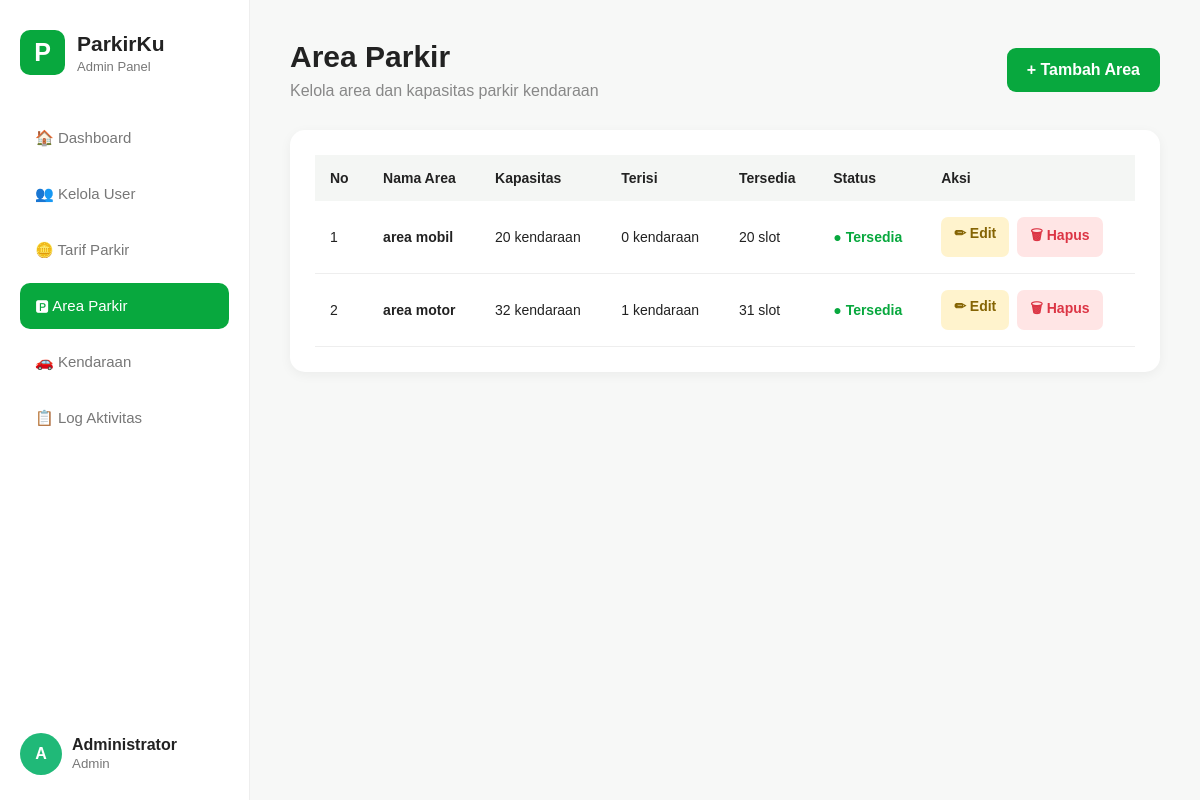
/view/area_parkir.php (signed in), run on the app's committed database.
### tables this page shows
CREATE TABLE `tb_area_parkir` (
  `id_area` int(11) NOT NULL,
  `nama_area` varchar(50) NOT NULL,
  `kapasitas` int(20) NOT NULL,
  `terisi` int(6) NOT NULL
);

### view/area_parkir.php (the view, shortened to what this page needs)
<?php
include_once __DIR__ . "/../model/m_koneksi.php";
$query = mysqli_query($conn, "
    SELECT
        a.id_area,
        a.nama_area,
        a.kapasitas,
        COUNT(t.id_parkir) AS terisi
    FROM tb_area_parkir a
    LEFT JOIN tb_transaksi t
        ON a.id_area = t.id_area
        AND t.status = 'masuk'
    GROUP BY
        a.id_area,
        a.nama_area,
        a.kapasitas
    ORDER BY a.id_area DESC
");
?>
<!DOCTYPE html>
<html lang="id">
<head>
<link rel="stylesheet" href="../assets/area_parkir.css">
</head>
<body>
<div class="sidebar">
    <div class="logo">
        <div class="logo-box">P</div>
        <div>
            <h2>ParkirKu</h2>
            <p>Admin Panel</p>
        </div>
    </div>
    <ul class="menu">
        <li>
            <a href="dashboard.php">
                🏠 Dashboard
            </a>
        </li>
        <li>
            <a href="kelola_user.php">
                👥 Kelola User
            </a>
        </li>
        <li>
            <a href="tarif_parkir.php">
                🪙 Tarif Parkir
            </a>
        </li>
        <li>
            <a href="area_parkir.php" class="active">
                🅿 Area Parkir
            </a>
        </li>
        <li>
            <a href="kendaraan.php">
                🚗 Kendaraan
            </a>
        </li>
        <li>
            <a href="log_aktivitas.php">
                📋 Log Aktivitas
            </a>
        </li>
    </ul>
    <div class="admin">
        <div class="admin-icon">A</div>
        <div>
            <b>Administrator</b>
            <br>
            <small>Admin</small>
        </div>
    </div>
</div>
<div class="content">
    <div class="header">
        <div>
            <h1>Area Parkir</h1>
            <p>Kelola area dan kapasitas parkir kendaraan</p>
        </div>
        <a href="tambah_area.php" class="btn-tambah">
            + Tambah Area
        </a>
    </div>
    <div class="table-container">
        <table>
            <thead>
                <tr>
                    <th>No</th>
                    <th>Nama Area</th>
                    <th>Kapasitas</th>
                    <th>Terisi</th>
                    <th>Tersedia</th>
                    <th>Status</th>
                    <th>Aksi</th>
                </tr>
            </thead>
            <tbody>
            <?php
            $no = 1;
            while ($area = mysqli_fetch_assoc($query)):
                $kapasitas = (int) $area['kapasitas'];
                $terisi = (int) $area['terisi'];
                $tersedia = $kapasitas - $terisi;
            ?>
                <tr>
                    <td>
                        <?= $no++; ?>
                    </td>
                    <td>
                        <b>
                            <?= htmlspecialchars($area['nama_area']); ?>
                        </b>
                    </td>
                    <td>
                        <?= $kapasitas; ?> kendaraan
                    </td>
                    <td>
                        <?= $terisi; ?> kendaraan
                    </td>
                    <td>
                        <?= $tersedia; ?> slot
                    </td>
                    <td>
                        <?php if ($tersedia > 0): ?>
                            <span class="tersedia">
                                ● Tersedia
                            </span>
                        <?php else: ?>
                            <span class="penuh">
                                ● Penuh
                            </span>
                        <?php endif; ?>
                    </td>
                    <td>
    <div class="aksi">
        <a
            href="edit_area.php?id=<?= $area['id_area']; ?>"
            class="btn-edit">
            ✏ Edit
        </a>
        <a
            href="../controller/c_data.php?hapus_area=<?= $area['id_area']; ?>"
            class="btn-hapus"
            onclick="return confirm('Yakin ingin menghapus area ini?');">
            🗑 Hapus
        </a>
    </div>
</td>
                </tr>
            <?php endwhile; ?>
            </tbody>
        </table>
    </div>
</div>
</body>
</html>

### assets/area_parkir.css (style rules this page uses)
* { margin: 0; padding: 0; box-sizing: border-box; font-family: Arial, sans-serif; }
body { background: #f7f8f7; color: #222; }
.sidebar { position: fixed; width: 250px; height: 100vh; background: white; padding: 30px 20px; border-right: 1px solid #eee; }
.logo { display: flex; align-items: center; gap: 12px; margin-bottom: 40px; }
.logo-box { width: 45px; height: 45px; background: #08a83e; color: white; border-radius: 10px; display: flex; align-items: center; justify-content: center; font-size: 25px; font-weight: bold; }
.logo h2 { font-size: 21px; }
.logo p { color: #777; font-size: 13px; margin-top: 3px; }
.menu { list-style: none; }
.menu li { margin-bottom: 10px; }
.menu a { display: flex; align-items: center; gap: 15px; padding: 14px 15px; text-decoration: none; color: #777; border-radius: 10px; font-size: 15px; }
.menu .active { background: #08a83e; color: white; }
.admin { position: absolute; bottom: 25px; display: flex; align-items: center; gap: 10px; }
.admin-icon { width: 42px; height: 42px; border-radius: 50%; background: #20b978; color: white; display: flex; justify-content: center; align-items: center; font-weight: bold; }
.admin small { color: #777; }
.content { margin-left: 250px; padding: 40px; }
.header { display: flex; justify-content: space-between; align-items: center; margin-bottom: 30px; }
.header h1 { font-size: 30px; margin-bottom: 8px; }
.header p { color: #888; }
.btn-tambah { background: #08a83e; color: white; text-decoration: none; padding: 13px 20px; border-radius: 9px; font-weight: bold; }
.table-container { background: white; border-radius: 15px; padding: 25px; box-shadow: 0 3px 12px rgba(0, 0, 0, 0.05); overflow-x: auto; }
table { width: 100%; border-collapse: collapse; }
th { background: #f4f6f4; text-align: left; padding: 15px; font-size: 14px; }
td { padding: 16px 15px; border-bottom: 1px solid #eee; font-size: 14px; }
.tersedia { color: #08a83e; font-weight: bold; }
.aksi { display: flex; gap: 8px; }
.btn-edit { background: #fff3cd; color: #856404; padding: 8px 13px; border-radius: 7px; text-decoration: none; font-weight: bold; }
.btn-hapus { background: #ffe5e5; color: #dc3545; padding: 8px 13px; border-radius: 7px; text-decoration: none; font-weight: bold; }

### data on the page
tb_area_parkir: nama_area "area mobil", kapasitas "20", terisi "0", shows "● Tersedia"
tb_area_parkir: nama_area "area motor", kapasitas "32", terisi "1", tersedia "31", shows "● Tersedia"
